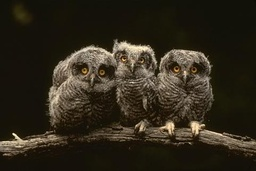
#> input picture Python Projetinhos/Segmentação de imagem/assets/seg_test.jpg, 256 x 171 px, shrunk from 481 x 321 before the run
$ python main.py
#> lines starting #> are read from the running program, lines starting #| are printed output that depends on the picture
### Python Projetinhos/Segmentação de imagem/graph.py

'''
Defina a classe de vértice (nó) e defina cada pixel como um nó (vértice). O vértice tem três propriedades:
(1) pai, o vértice corresponde ao vértice pai da área segmentada, que pode ser considerado como o número ou índice da área segmentada.
Na inicialização subsequente, cada pixel da imagem é considerado uma área de segmentação, de modo que o vértice mãe de cada pixel é ele mesmo.
(2) rank, a prioridade do vértice pai (cada vértice é inicializado com 0), usado para determinar o único vértice pai quando duas regiões são mescladas.
(3) size (Cada vértice é inicializado com 1), o que indica o número de vértices na região dividida quando cada vértice é usado como vértice pai.
Quando ele é mesclado por outras regiões e não é mais um vértice pai, seu tamanho não muda mais.
'''
class Node:
    def __init__(self, parent, rank=0, size=1):
      #A mesma área, expressa como o mesmo pai, pode ser expressa como se as duas áreas fossem iguais / dois pixels são iguais, a color[parent] é a mesma, ou seja, a mesma cor        self.parent = parent

        self.parent = parent
        self.rank = rank
        self.size = size

    def __repr__(self):
        return '(parent=%s, rank=%s, size=%s)' % (self.parent, self.rank, self.size)

'''
(1) self.nodes inicializa a lista de todos os vértices da classe floresta e usa cada pixel da imagem como um vértice durante a inicialização.
Como uma área segmentada, o vértice mãe de cada pixel é ele mesmo. forest.num_sets representa o número atual de regiões divididas da imagem.
(2) size_of (), obtém o tamanho de um determinado vértice, geralmente usado para obter o tamanho de um determinado vértice mãe, ou seja, o número de vértices na área de partição onde o vértice mãe está localizado.
(3) find (), obtém o número do vértice pai (índice) da região onde o vértice está localizado
'''
class Forest:
    def __init__(self, num_nodes):
        self.nodes = [Node(i) for i in range(num_nodes)]
        self.num_sets = num_nodes
    #O tamanho da área onde o vértice está localizado (incluindo o número de pixels)
    def size_of(self, i):
        return self.nodes[i].size
    #Este vértice corresponde ao vértice mãe da região dividida
    def find(self, n):
        temp = n
        while temp != self.nodes[temp].parent:
            temp = self.nodes[temp].parent

        self.nodes[n].parent = temp
        return temp
    #Unir duas regiões
    def merge(self, a, b):
        if self.nodes[a].rank > self.nodes[b].rank:
            self.nodes[b].parent = a
            self.nodes[a].size = self.nodes[a].size + self.nodes[b].size
        else:
            self.nodes[a].parent = b
            self.nodes[b].size = self.nodes[b].size + self.nodes[a].size

            if self.nodes[a].rank == self.nodes[b].rank:
                self.nodes[b].rank = self.nodes[b].rank + 1

        self.num_sets = self.num_sets - 1

    def print_nodes(self):
        for node in self.nodes:
            print(node)
# Crie uma aresta, a direção de (x, y) para (x1, y1), o tamanho é o valor do gradiente
def create_edge(img, width, x, y, x1, y1, diff):
    #De acordo com nossa ordem de leitura, leia cada linha de cima para baixo e cada linha é numerada da esquerda para a direita.
    vertex_id = lambda x, y: y * width + x
    w = diff(img, x, y, x1, y1)
    return (vertex_id(x, y), vertex_id(x1, y1), w)

#Crie um gráfico. Para cada vértice, ← ↑ ↖↗ cria quatro arestas para obter o efeito de vizinhança 8. Desde então, a construção do gráfico foi concluída.
def build_graph(img, width, height, diff, neighborhood_8=False):
    graph_edges = []
    for y in range(height):
        for x in range(width):
            if x > 0:
                graph_edges.append(create_edge(img, width, x, y, x-1, y, diff))

            if y > 0:
                graph_edges.append(create_edge(img, width, x, y, x, y-1, diff))

            if neighborhood_8:
                if x > 0 and y > 0:
                    graph_edges.append(create_edge(img, width, x, y, x-1, y-1, diff))

                if x > 0 and y < height-1:
                    graph_edges.append(create_edge(img, width, x, y, x-1, y+1, diff))

    return graph_edges

'''
Após a segmentação inicial, as duas áreas adjacentes onde o número de pontos fixos são menores que min_size são mescladas.
'''
def remove_small_components(forest, graph, min_size):
    for edge in graph:
        a = forest.find(edge[0])
        b = forest.find(edge[1])

        if a != b and (forest.size_of(a) < min_size or forest.size_of(b) < min_size):
            forest.merge(a, b)

    return  forest


'''
(1) Inicialize primeiro a floresta
(2) Para todas as bordas, classifique-as de acordo com seus pesos, de pequeno a grande
(3) Inicializar a lista de diferenças internas da área
(4) Percorra todas as arestas de pequeno a grande, se os vértices estiverem em duas regiões, e o peso for menor que a diferença interna das regiões onde os dois vértices estão localizados （threshold[]）,
Em seguida, mescle as duas regiões, encontre o novo vértice-mãe da região mesclada e atualize a diferença interna da região correspondente ao vértice （threshold[]）:
threshold[i]=Int(Ci)+ k/|Ci|
Int (Ci) é a diferença interna da área onde o vértice i está localizado; ∣Ci∣ é o número de vértices na área;
k é um parâmetro ajustável. Se k for muito grande, a diferença interna da região durante a atualização é muito grande, resultando em muitas regiões a serem mescladas e, por fim, resultando em segmentação de imagem grosseira. Ao contrário, se k for muito pequeno , é fácil fazer com que a segmentação da imagem fique muito fina.
Como a travessia é de pequeno a grande, se mesclada, o peso dessa aresta deve ser o maior peso de todas as arestas na nova área.
Essa é a diferença interna da nova área, então Int(Ci)=weight(edge)
'''
def segment_graph(graph_edges, num_nodes, const, min_size, threshold_func):
    # Step 1: initialization
    forest = Forest(num_nodes)
    weight = lambda edge: edge[2]
    sorted_graph = sorted(graph_edges, key=weight)
    threshold = [ threshold_func(1, const) for _ in range(num_nodes) ]

    # Step 2: merging
    for edge in sorted_graph:
        parent_a = forest.find(edge[0])
        parent_b = forest.find(edge[1])

        #Quando a lacuna entre as classes é menor do que a lacuna dentro das classes, a condição é True, indicando que pode ser mesclada
        a_condition = weight(edge) <= threshold[parent_a]
        b_condition = weight(edge) <= threshold[parent_b]

        #Se os vértices estão em duas áreas, e o peso é menor do que a diferença interna das áreas onde os dois vértices estão localizados (threshold[]), mescle as duas áreas
        if parent_a != parent_b and a_condition and b_condition:
            forest.merge(parent_a, parent_b)
            a = forest.find(parent_a)
            threshold[a] = weight(edge) + threshold_func(forest.nodes[a].size, const)

    return remove_small_components(forest, sorted_graph, min_size)

### Python Projetinhos/Segmentação de imagem/main.py
import argparse
import logging
import time
from graph import build_graph, segment_graph
from random import random
from PIL import Image, ImageFilter
from skimage import io
import numpy as np

#Calcule a diferença entre dois pixels
def diff(img, x1, y1, x2, y2):
    _out = np.sum((img[x1, y1] - img[x2, y2]) ** 2)
    return np.sqrt(_out)

#Calcula T(t)
def threshold(size, const):
    return (const * 1.0 / size)


def generate_image(forest, width, height):
    random_color = lambda: (int(random()*255), int(random()*255), int(random()*255))

    #Inicialização, a cor da imagem é gerada aleatoriamente
    colors = [random_color() for i in range(width*height)]

    used_colors = set()

    img = Image.new('RGB', (width, height))
    im = img.load()
    for y in range(height):
        for x in range(width):
            comp = forest.find(y * width + x)
            used_colors.add(colors[comp])
            im[x, y] = colors[comp]

    return (img.transpose(Image.ROTATE_270).transpose(Image.FLIP_LEFT_RIGHT), used_colors)


def get_segmented_image(sigma, neighbor, K, min_comp_size, input_file, output_file):
#> called with sigma = 1, neighbor = 8, K = 10, min_comp_size = 2000, input_file = './assets/seg_test.jpg', output_file = './assets/seg_test_out.jpg'
    if neighbor != 4 and neighbor!= 8:
        logger.warn('Invalid neighborhood choosed. The acceptable values are 4 or 8.')
        logger.warn('Segmenting with 4-neighborhood...')
    start_time = time.time()
    image_file = Image.open(input_file)
#> image_file is the input picture: PIL image 256x171 RGB; mean R, G, B 47.3, 40.6, 27.5

    size = image_file.size  # (width, height) in Pillow/PIL
#> size = (256, 171)
    logger.info('Image info: {} | {} | {}'.format(image_file.format, size, image_file.mode))

    # Gaussian Filter
    smooth = image_file.filter(ImageFilter.GaussianBlur(sigma))
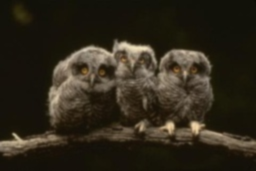
#> smooth: PIL image 256x171 RGB; mean R, G, B 47, 40.3, 27.2
    smooth = np.array(smooth).astype(int)
#> smooth: shape (171, 256, 3) int64

    logger.info("Creating graph...")
    graph_edges = build_graph(smooth, size[1], size[0], diff, neighbor==8)
#> the loop in build_graph, `for y in range(height):` made 256 passes

    logger.info("Merging graph...")
    forest = segment_graph(graph_edges, size[0]*size[1], K, min_comp_size, threshold)
#> the loop in segment_graph, `for edge in sorted_graph:` made 173825 passes
#> edge on passes 1 to 3: (1, 0, 0), (1, 171, 0), (2, 1, 0)
#> the loop in remove_small_components, `for edge in graph:` made 173825 passes

    logger.info("Visualizing segmentation and saving into: {}".format(output_file))
    [image, cores_usadas] = generate_image(forest, size[1], size[0])
#> in generate_image, `img = Image.new('RGB', (width, height))`: img: PIL image 171x256 RGB; every value is 0
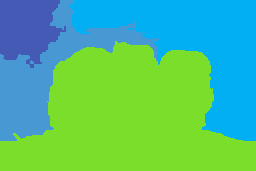
#> image: PIL image 256x171 RGB; mean R, G, B 78.3, 189.4, 131
    image.save(output_file)

    logger.info('Number of components: {}'.format(forest.num_sets))
    logger.info('Total running time: {:0.4}s'.format(time.time() - start_time))

    return [image, cores_usadas]


if __name__ == '__main__':
    # argument parser
    parser = argparse.ArgumentParser(description='Graph-based Segmentation')
    parser.add_argument('--sigma', type=float, default=1.0,
                        help='a float for the Gaussin Filter')#1.0  Desvio padrão do filtro gaussiano
    parser.add_argument('--neighbor', type=int, default=8, choices=[4, 8],
                        help='choose the neighborhood format, 4 or 8')
    parser.add_argument('--K', type=float, default=10.0,
                        help='a constant to control the threshold function of the predicate')#10.0   T(t) = K/C, onde K representa o limite
    parser.add_argument('--min-comp-size', type=int, default=2000,
                        help='a constant to remove all the components with fewer number of pixels')#2000 Após a segmentação inicial, as duas áreas adjacentes onde o número de pontos fixos são menores que min_size são mescladas.
    parser.add_argument('--input-file', type=str, default="./assets/seg_test.jpg",
                        help='the file path of the input image')#Onde está a imagem original
    parser.add_argument('--output-file', type=str, default="./assets/seg_test_out.jpg",
                        help='the file path of the output image')#Onde está a imagem com segmentação
    args = parser.parse_args()

    # basic logging settings
    logging.basicConfig(level=logging.INFO,
                    format='%(asctime)s %(name)-12s %(levelname)-8s %(message)s',
                    datefmt='%m-%d %H:%M')
    logger = logging.getLogger(__name__)

    [imagem_segmentada, cores_usadas] = get_segmented_image(args.sigma, args.neighbor, args.K, args.min_comp_size, args.input_file, args.output_file)


    # DEFININDO UMA CONSTANTE PARA COR PRETA
    COR_PRETA = (0, 0, 0)
    COR_BRANCA = (255, 255, 255)

    im_segmentada = imagem_segmentada.load()

    imagem_original = Image.open("./assets/seg_test.jpg")

    im_original = imagem_original.load()

    tamanho = imagem_original.size # (width, height)

    altura = tamanho[1]
    largura = tamanho[0]

    cor_atual = 1

    for cor_usada in cores_usadas:
        img_tmp = Image.new('RGB', (largura, altura))
        im_tmp = img_tmp.load()
        for y in range(altura):
            for x in range(largura):
                im_tmp[x, y] = COR_PRETA
                if(im_segmentada[x,y] == cor_usada):
                    im_tmp[x, y] = im_original[x,y]

        img_tmp.save(f"./assets/imagem_segmentada_{cor_atual}.jpg")
        cor_atual+=1
#> this loop made 4 passes
#> cor_usada on passes 1 to 4: (1, 175, 242), (69, 90, 181), (72, 152, 212), (122, 222, 42)
#> pass 1, `img_tmp.save(f"./assets/imagem_segmentada_{cor_atual}.jpg")`:
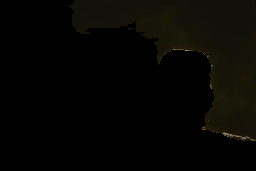
#> saved as imagem_segmentada_1.jpg: PIL image 256x171 RGB; mean R, G, B 6, 5.4, 2.5
#> pass 2, `img_tmp.save(f"./assets/imagem_segmentada_{cor_atual}.jpg")`:
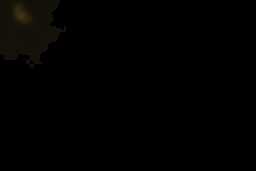
#> saved as imagem_segmentada_2.jpg: PIL image 256x171 RGB; mean R, G, B 1.6, 1.4, 0.7
#> after the loop:
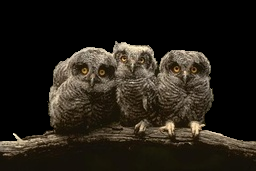
#> img_tmp: PIL image 256x171 RGB; mean R, G, B 35.9, 30.7, 22.7
